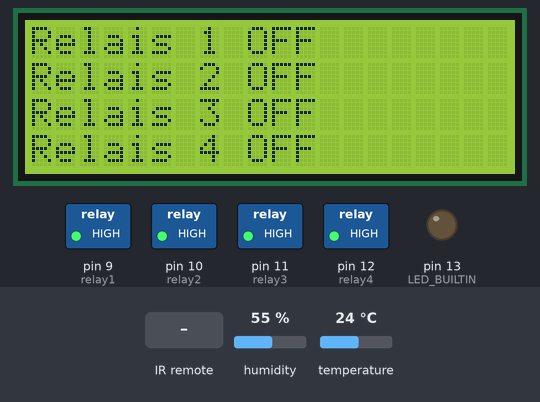
A sketch run on a simulated Arduino Uno, built with avr-gcc and run on an emulated ATmega328P. Shown: 20×4 character LCD, switched loads named in the sketch (green lamp = pin HIGH), output pins drawn as LEDs (lit = HIGH). Inputs (shaded band) come from the test bench; at power-on: humidity 55 %, temperature 24 °C. What the sketch prints to the serial monitor is not drawn.

Above: at 1.3 s.
1.4 s: infrared code 0x2FD12ED received
At 1.8 s:
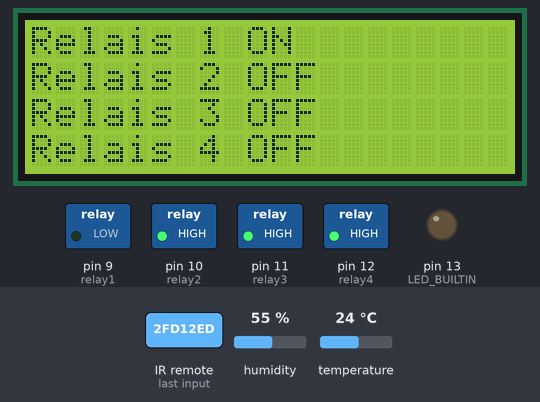
2.9 s: infrared code 0x2FD926D received
At 4.1 s:
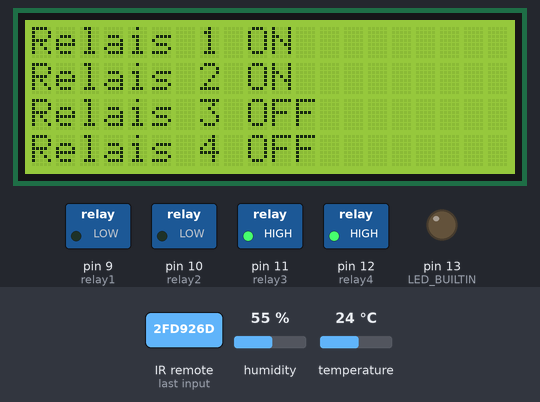
4.4 s: infrared code 0x2FD52AD received
At 5.3 s:
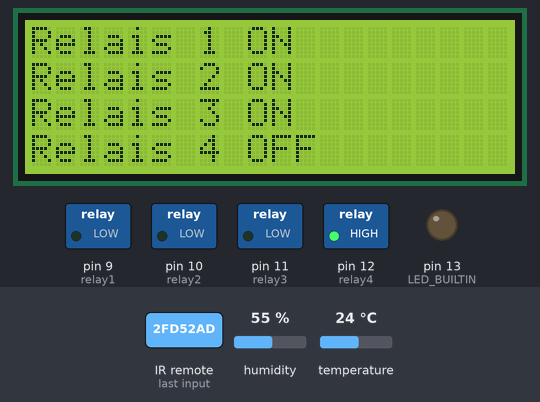
5.9 s: infrared code 0x2FDD22D received
At 6.4 s:
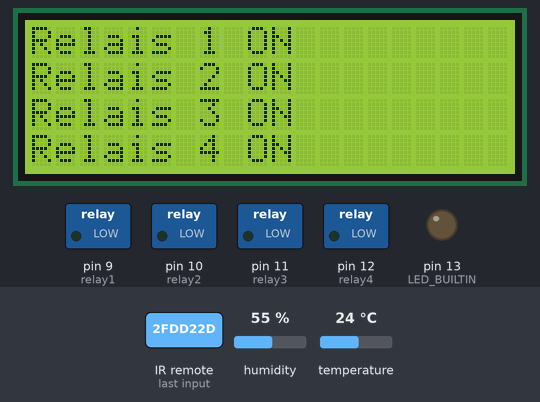
7.4 s: infrared code 0x2FDE21D received
At 8.2 s:
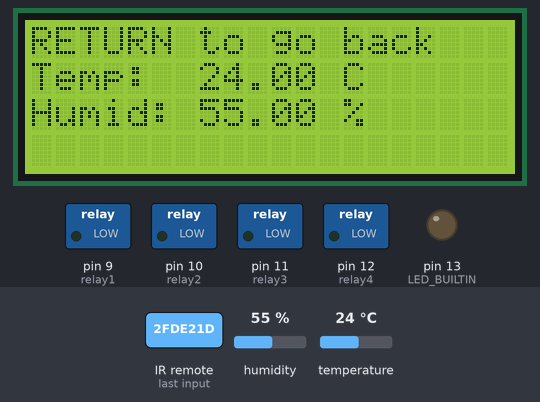
8.9 s: infrared code 0x2FD12ED received
At 10.3 s:
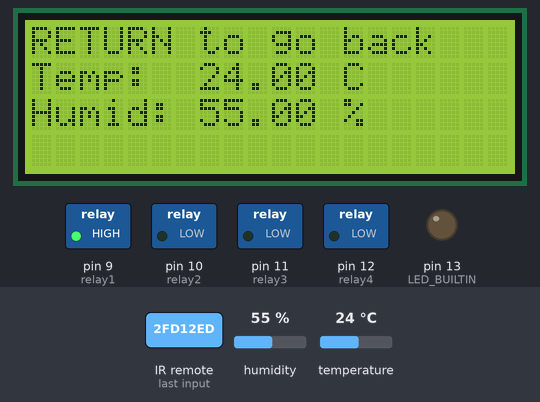
Timing chart, 0 to 11.4 s (numbered marks = the images above; inputs shaded):
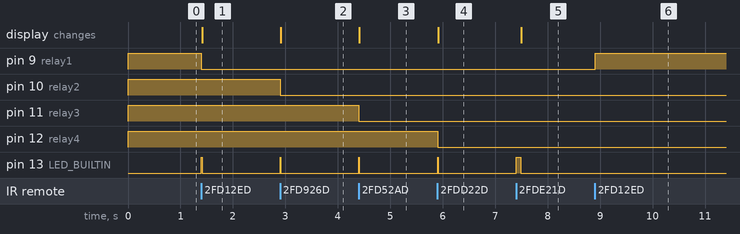

Measured:
- after the input at 1.4 s, pin 9 (relay1): HIGH → LOW at once; pin 13 (LED_BUILTIN): LOW → HIGH at once, → LOW 0.01 s later; the display: changes at once (image 1)
- after the input at 2.9 s, pin 10 (relay2): HIGH → LOW at once; pin 13 (LED_BUILTIN): LOW → HIGH at once, → LOW 0.01 s later; the display: changes at once (image 2)
- after the input at 4.4 s, pin 11 (relay3): HIGH → LOW at once; pin 13 (LED_BUILTIN): LOW → HIGH at once, → LOW 0.01 s later; the display: changes at once (image 3)
- after the input at 5.9 s, pin 12 (relay4): HIGH → LOW at once; pin 13 (LED_BUILTIN): LOW → HIGH at once, → LOW 0.01 s later; the display: changes at once (image 4)
- after the input at 7.4 s, pin 13 (LED_BUILTIN): LOW → HIGH at once, → LOW 0.08 s later; the display: changes after 0.09 s (image 5)
- after the input at 8.9 s, pin 9 (relay1): LOW → HIGH at once

The sketch:

temp_rature-LCD_par_t_l_commande_IR.ino
```cpp
// Include IR Remote Library by Ken Shirriff
#include <IRremote.h>
#include <Wire.h>
// Include NewLiquidCrystal Library for I2C
#include <LiquidCrystal_I2C.h>

// Include DHT Libraries from Adafruit
// Dependant upon Adafruit_Sensors Library
#include "DHT.h";
#define DHTPIN 7       // DHT-11 Output Pin connection
#define DHTTYPE DHT11   // DHT Type is DHT 11
DHT dht(DHTPIN, DHTTYPE);


// Define Variables
float hum;    // Stores humidity value in percent
float temp;   // Stores temperature value in Celcius

// Define IR sensor pin
const int RECV_PIN = 4;
// Define IR Receiver and Results Objects
IRrecv irrecv(RECV_PIN);
decode_results results;
int relay1=9;
int relay2=10;
int relay3=11;
int relay4=12;
int togglestate1=0;
int togglestate2=0;
int togglestate3=0;
int togglestate4=0;
int display2 =0;
// LCD variables
const int  en = 2, rw = 1, rs = 0, d4 = 4, d5 = 5, d6 = 6, d7 = 7, bl = 3;
const int i2c_addr = 0x3F;     // Set the LCD I2C address : 27(green) ou 3F(blue)
LiquidCrystal_I2C lcd(i2c_addr, en, rw, rs, d4, d5, d6, d7, bl, POSITIVE);

void updatetemp(){
    //delay(500);
    hum = dht.readHumidity();  // Get Humidity value
    temp= dht.readTemperature();  // Get Temperature value
    lcd.setCursor(7,1);
    lcd.print(temp);
    lcd.setCursor(7,2);
    lcd.print(hum);
}

void humtempdisplay(){
  lcd.clear();
  lcd.setCursor(0,0);
  lcd.print("RETURN to go back");
  lcd.setCursor(0,1);
  lcd.print("Temp:        C");
  lcd.setCursor(0,2);
  lcd.print("Humid:       %");
  updatetemp();

}


void relaymenu(){
  lcd.clear();
  lcd.setCursor(0,0);
  lcd.print("Relais 1 ");
  if (togglestate1==1) {lcd.print("ON ");} else {lcd.print("OFF");};
  lcd.setCursor(0,1);
  lcd.print("Relais 2 ");
  if (togglestate2==1) {lcd.print("ON ");} else {lcd.print("OFF");};
  lcd.setCursor(0,2);
  lcd.print("Relais 3 ");
  if (togglestate3==1) {lcd.print("ON ");} else {lcd.print("OFF");};
  lcd.setCursor(0,3);
  lcd.print("Relais 4 ");
  if (togglestate4==1) {lcd.print("ON ");} else {lcd.print("OFF");};
}

void setup(){
  // Serial Monitor @ 9600 baud
  Serial.begin(9600);
  // Enable the IR Receiver
  irrecv.enableIRIn();
  dht.begin();
  pinMode(LED_BUILTIN, OUTPUT);
  digitalWrite(LED_BUILTIN, LOW);
  pinMode(relay1, OUTPUT);
  pinMode(relay2, OUTPUT);
  pinMode(relay3, OUTPUT);
  pinMode(relay4, OUTPUT);
  digitalWrite(relay1, HIGH);
  digitalWrite(relay2, HIGH);
  digitalWrite(relay3, HIGH);
  digitalWrite(relay4, HIGH);
  lcd.begin(20,4);
  relaymenu();

}

void loop(){
  if (irrecv.decode(&results)){
        Serial.println(results.value, HEX);

        digitalWrite(LED_BUILTIN,HIGH);
        switch(results.value){

          case 0x2FD12ED: //Pink Keypad Button
        // Toggle LED On or Off
        if(togglestate1==0){
        digitalWrite(relay1, LOW);
        lcd.setCursor(0,0);
        if (display2==0) {lcd.print("Relais 1 ON ");}
        togglestate1=1;
        }
        else {
        digitalWrite(relay1, HIGH);
        lcd.setCursor(0,0);
        if (display2==0) {lcd.print("Relais 1 OFF");}
        togglestate1=0;
        }
        break;

        case 0x2FD926D: //Green Keypad Button
        // Toggle LED On or Off
        if(togglestate2==0){
        digitalWrite(relay2, LOW);
        lcd.setCursor(0,1);
        if (display2==0) {lcd.print("Relais 2 ON ");}
        togglestate2=1;
        }
        else {
        digitalWrite(relay2, HIGH);
        lcd.setCursor(0,1);
        if (display2==0) {lcd.print("Relais 2 OFF");}
        togglestate2=0;
        }
        break;
        case 0x2FD52AD: //Yellow Keypad Button
        // Toggle LED On or Off
        if(togglestate3==0){
        digitalWrite(relay3, LOW);
        lcd.setCursor(0,2);
        if (display2==0) {lcd.print("Relais 3 ON ");}
        togglestate3=1;
        }
        else {
        digitalWrite(relay3, HIGH);
        lcd.setCursor(0,2);
        if (display2==0) {lcd.print("Relais 3 OFF");}
        togglestate3=0;
        }
        break;
        case 0x2FDD22D: //Blue Keypad Button
        // Toggle LED On or Off
        if(togglestate4==0){
        digitalWrite(relay4, LOW);
        lcd.setCursor(0,3);
        if (display2==0) {lcd.print("Relais 4 ON ");}
        togglestate4=1;
        }
        else {
        digitalWrite(relay4, HIGH);
        lcd.setCursor(0,3);
        if (display2==0) {lcd.print("Relais 4 OFF");}
        togglestate4=0;
        }
        break;
        case 0x2FDE21D: //SET UP button
        display2=1;
        humtempdisplay();
        break;
        case 0x2FDC23D : //RETURN button
        if (display2==1) {relaymenu();}
        display2=0;

        break;
    }

    digitalWrite(LED_BUILTIN,LOW);
    irrecv.resume();
  }
  if (display2==1) {updatetemp();}
}
```
